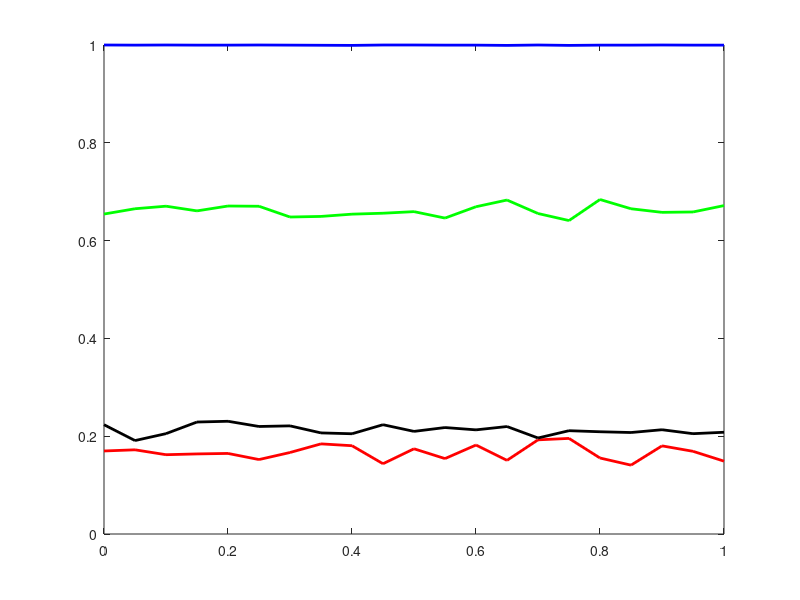

Here is the MATLAB script that generated this plot:
Fish = csvread('owl_vs_fish_ppst.txt');
for i=1:21
    Fish(i,4)=Fish(i,4)/(Fish(i,4)+Fish(i,5));
end
Frog = csvread('owl_vs_frog_ppst.txt');
for i=1:21
    Frog (i,4)=Frog (i,4)/(Frog (i,4)+Frog (i,5));
end
Eel = csvread('owl_vs_eel_ppst.txt');
for i=1:21
    Eel(i,4)=Eel(i,4)/(Eel(i,4)+Eel(i,5));
end
Sala = csvread('owl_vs_salamander_ppst.txt');
for i=1:21
    Sala(i,4)=Sala(i,4)/(Sala(i,4)+Sala(i,5));
end


plot(Fish(:,1),Fish(:,4),'b','LineWidth',2);
hold on;
plot(Frog(:,1),Frog(:,4),'r','LineWidth',2);
plot(Eel(:,1),Eel(:,4),'g','LineWidth',2);
plot(Sala(:,1),Sala(:,4),'k','LineWidth',2);

